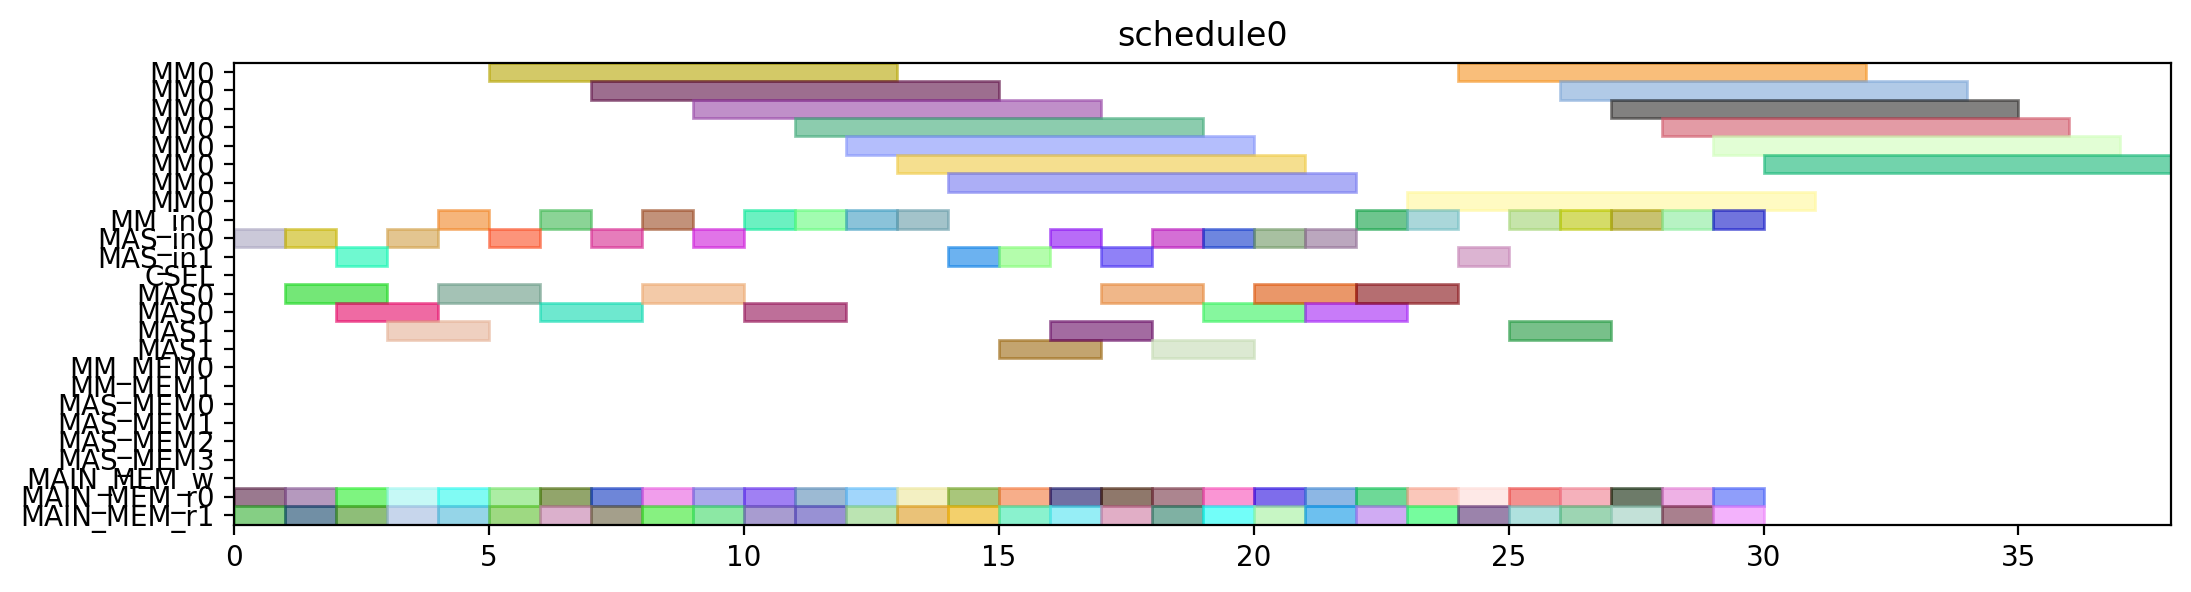

Write Python code to recreate this figure.
from pyschedule import Scenario, solvers, plotters, alt


def solve():
	horizon = 120
	S = Scenario("schedule0", horizon=horizon)

	# resource
	MM = S.Resources('MM', num=1, size=8)
	MM_in = S.Resources('MM_in', num=1)
	MAS_in = S.Resources('MAS_in', num=2)
	CSEL = S.Resource('CSEL')
	MAS = S.Resources('MAS', num=2, size=2, periods=range(1, horizon))
	MM_MEM = S.Resources('MM_MEM', num=2)
	MAS_MEM = S.Resources('MAS_MEM', num=4)
	MAIN_MEM_w = S.Resource('MAIN_MEM_w', size=1)
	MAIN_MEM_r = S.Resources('MAIN_MEM_r', num=2)

	# result of previous scheduling

	# new tasks
	r1_t0 = S.Task('r1_t0', length=8, delay_cost=1)
	r1_t0 += alt(MM)
	r1_t0_in = S.Task('r1_t0_in', length=1, delay_cost=1)
	r1_t0_in += alt(MM_in)
	S += r1_t0_in*MM_in[0]<=r1_t0*MM[0]
	r1_t0_mem0 = S.Task('r1_t0_mem0', length=1, delay_cost=1)
	r1_t0_mem0 += MAIN_MEM_r[0]
	S += r1_t0_mem0 <= r1_t0

	r1_t0_mem1 = S.Task('r1_t0_mem1', length=1, delay_cost=1)
	r1_t0_mem1 += MAIN_MEM_r[1]
	S += r1_t0_mem1 <= r1_t0

	r1_t1 = S.Task('r1_t1', length=8, delay_cost=1)
	r1_t1 += alt(MM)
	r1_t1_in = S.Task('r1_t1_in', length=1, delay_cost=1)
	r1_t1_in += alt(MM_in)
	S += r1_t1_in*MM_in[0]<=r1_t1*MM[0]
	r1_t1_mem0 = S.Task('r1_t1_mem0', length=1, delay_cost=1)
	r1_t1_mem0 += MAIN_MEM_r[0]
	S += r1_t1_mem0 <= r1_t1

	r1_t1_mem1 = S.Task('r1_t1_mem1', length=1, delay_cost=1)
	r1_t1_mem1 += MAIN_MEM_r[1]
	S += r1_t1_mem1 <= r1_t1

	r1_t2 = S.Task('r1_t2', length=2, delay_cost=1)
	r1_t2 += alt(MAS)
	r1_t2_in = S.Task('r1_t2_in', length=1, delay_cost=1)
	r1_t2_in += alt(MAS_in)
	S += r1_t2_in*MAS_in[0]<=r1_t2*MAS[0]

	S += r1_t2_in*MAS_in[1]<=r1_t2*MAS[1]

	r1_t2_mem0 = S.Task('r1_t2_mem0', length=1, delay_cost=1)
	r1_t2_mem0 += MAIN_MEM_r[0]
	S += r1_t2_mem0 <= r1_t2

	r1_t2_mem1 = S.Task('r1_t2_mem1', length=1, delay_cost=1)
	r1_t2_mem1 += MAIN_MEM_r[1]
	S += r1_t2_mem1 <= r1_t2

	r1_t3 = S.Task('r1_t3', length=2, delay_cost=1)
	r1_t3 += alt(MAS)
	r1_t3_in = S.Task('r1_t3_in', length=1, delay_cost=1)
	r1_t3_in += alt(MAS_in)
	S += r1_t3_in*MAS_in[0]<=r1_t3*MAS[0]

	S += r1_t3_in*MAS_in[1]<=r1_t3*MAS[1]

	r1_t3_mem0 = S.Task('r1_t3_mem0', length=1, delay_cost=1)
	r1_t3_mem0 += MAIN_MEM_r[0]
	S += r1_t3_mem0 <= r1_t3

	r1_t3_mem1 = S.Task('r1_t3_mem1', length=1, delay_cost=1)
	r1_t3_mem1 += MAIN_MEM_r[1]
	S += r1_t3_mem1 <= r1_t3

	r3_t0 = S.Task('r3_t0', length=8, delay_cost=1)
	r3_t0 += alt(MM)
	r3_t0_in = S.Task('r3_t0_in', length=1, delay_cost=1)
	r3_t0_in += alt(MM_in)
	S += r3_t0_in*MM_in[0]<=r3_t0*MM[0]
	r3_t0_mem0 = S.Task('r3_t0_mem0', length=1, delay_cost=1)
	r3_t0_mem0 += MAIN_MEM_r[0]
	S += r3_t0_mem0 <= r3_t0

	r3_t0_mem1 = S.Task('r3_t0_mem1', length=1, delay_cost=1)
	r3_t0_mem1 += MAIN_MEM_r[1]
	S += r3_t0_mem1 <= r3_t0

	r3_t1 = S.Task('r3_t1', length=8, delay_cost=1)
	r3_t1 += alt(MM)
	r3_t1_in = S.Task('r3_t1_in', length=1, delay_cost=1)
	r3_t1_in += alt(MM_in)
	S += r3_t1_in*MM_in[0]<=r3_t1*MM[0]
	r3_t1_mem0 = S.Task('r3_t1_mem0', length=1, delay_cost=1)
	r3_t1_mem0 += MAIN_MEM_r[0]
	S += r3_t1_mem0 <= r3_t1

	r3_t1_mem1 = S.Task('r3_t1_mem1', length=1, delay_cost=1)
	r3_t1_mem1 += MAIN_MEM_r[1]
	S += r3_t1_mem1 <= r3_t1

	r3_t2 = S.Task('r3_t2', length=2, delay_cost=1)
	r3_t2 += alt(MAS)
	r3_t2_in = S.Task('r3_t2_in', length=1, delay_cost=1)
	r3_t2_in += alt(MAS_in)
	S += r3_t2_in*MAS_in[0]<=r3_t2*MAS[0]

	S += r3_t2_in*MAS_in[1]<=r3_t2*MAS[1]

	r3_t2_mem0 = S.Task('r3_t2_mem0', length=1, delay_cost=1)
	r3_t2_mem0 += MAIN_MEM_r[0]
	S += r3_t2_mem0 <= r3_t2

	r3_t2_mem1 = S.Task('r3_t2_mem1', length=1, delay_cost=1)
	r3_t2_mem1 += MAIN_MEM_r[1]
	S += r3_t2_mem1 <= r3_t2

	r3_t3 = S.Task('r3_t3', length=2, delay_cost=1)
	r3_t3 += alt(MAS)
	r3_t3_in = S.Task('r3_t3_in', length=1, delay_cost=1)
	r3_t3_in += alt(MAS_in)
	S += r3_t3_in*MAS_in[0]<=r3_t3*MAS[0]

	S += r3_t3_in*MAS_in[1]<=r3_t3*MAS[1]

	r3_t3_mem0 = S.Task('r3_t3_mem0', length=1, delay_cost=1)
	r3_t3_mem0 += MAIN_MEM_r[0]
	S += r3_t3_mem0 <= r3_t3

	r3_t3_mem1 = S.Task('r3_t3_mem1', length=1, delay_cost=1)
	r3_t3_mem1 += MAIN_MEM_r[1]
	S += r3_t3_mem1 <= r3_t3

	r4_t0 = S.Task('r4_t0', length=8, delay_cost=1)
	r4_t0 += alt(MM)
	r4_t0_in = S.Task('r4_t0_in', length=1, delay_cost=1)
	r4_t0_in += alt(MM_in)
	S += r4_t0_in*MM_in[0]<=r4_t0*MM[0]
	r4_t0_mem0 = S.Task('r4_t0_mem0', length=1, delay_cost=1)
	r4_t0_mem0 += MAIN_MEM_r[0]
	S += r4_t0_mem0 <= r4_t0

	r4_t0_mem1 = S.Task('r4_t0_mem1', length=1, delay_cost=1)
	r4_t0_mem1 += MAIN_MEM_r[1]
	S += r4_t0_mem1 <= r4_t0

	r4_t1 = S.Task('r4_t1', length=8, delay_cost=1)
	r4_t1 += alt(MM)
	r4_t1_in = S.Task('r4_t1_in', length=1, delay_cost=1)
	r4_t1_in += alt(MM_in)
	S += r4_t1_in*MM_in[0]<=r4_t1*MM[0]
	r4_t1_mem0 = S.Task('r4_t1_mem0', length=1, delay_cost=1)
	r4_t1_mem0 += MAIN_MEM_r[0]
	S += r4_t1_mem0 <= r4_t1

	r4_t1_mem1 = S.Task('r4_t1_mem1', length=1, delay_cost=1)
	r4_t1_mem1 += MAIN_MEM_r[1]
	S += r4_t1_mem1 <= r4_t1

	r4_t2 = S.Task('r4_t2', length=2, delay_cost=1)
	r4_t2 += alt(MAS)
	r4_t2_in = S.Task('r4_t2_in', length=1, delay_cost=1)
	r4_t2_in += alt(MAS_in)
	S += r4_t2_in*MAS_in[0]<=r4_t2*MAS[0]

	S += r4_t2_in*MAS_in[1]<=r4_t2*MAS[1]

	r4_t2_mem0 = S.Task('r4_t2_mem0', length=1, delay_cost=1)
	r4_t2_mem0 += MAIN_MEM_r[0]
	S += r4_t2_mem0 <= r4_t2

	r4_t2_mem1 = S.Task('r4_t2_mem1', length=1, delay_cost=1)
	r4_t2_mem1 += MAIN_MEM_r[1]
	S += r4_t2_mem1 <= r4_t2

	r4_t3 = S.Task('r4_t3', length=2, delay_cost=1)
	r4_t3 += alt(MAS)
	r4_t3_in = S.Task('r4_t3_in', length=1, delay_cost=1)
	r4_t3_in += alt(MAS_in)
	S += r4_t3_in*MAS_in[0]<=r4_t3*MAS[0]

	S += r4_t3_in*MAS_in[1]<=r4_t3*MAS[1]

	r4_t3_mem0 = S.Task('r4_t3_mem0', length=1, delay_cost=1)
	r4_t3_mem0 += MAIN_MEM_r[0]
	S += r4_t3_mem0 <= r4_t3

	r4_t3_mem1 = S.Task('r4_t3_mem1', length=1, delay_cost=1)
	r4_t3_mem1 += MAIN_MEM_r[1]
	S += r4_t3_mem1 <= r4_t3

	r5_t0 = S.Task('r5_t0', length=8, delay_cost=1)
	r5_t0 += alt(MM)
	r5_t0_in = S.Task('r5_t0_in', length=1, delay_cost=1)
	r5_t0_in += alt(MM_in)
	S += r5_t0_in*MM_in[0]<=r5_t0*MM[0]
	r5_t0_mem0 = S.Task('r5_t0_mem0', length=1, delay_cost=1)
	r5_t0_mem0 += MAIN_MEM_r[0]
	S += r5_t0_mem0 <= r5_t0

	r5_t0_mem1 = S.Task('r5_t0_mem1', length=1, delay_cost=1)
	r5_t0_mem1 += MAIN_MEM_r[1]
	S += r5_t0_mem1 <= r5_t0

	r5_t1 = S.Task('r5_t1', length=8, delay_cost=1)
	r5_t1 += alt(MM)
	r5_t1_in = S.Task('r5_t1_in', length=1, delay_cost=1)
	r5_t1_in += alt(MM_in)
	S += r5_t1_in*MM_in[0]<=r5_t1*MM[0]
	r5_t1_mem0 = S.Task('r5_t1_mem0', length=1, delay_cost=1)
	r5_t1_mem0 += MAIN_MEM_r[0]
	S += r5_t1_mem0 <= r5_t1

	r5_t1_mem1 = S.Task('r5_t1_mem1', length=1, delay_cost=1)
	r5_t1_mem1 += MAIN_MEM_r[1]
	S += r5_t1_mem1 <= r5_t1

	r5_t2 = S.Task('r5_t2', length=2, delay_cost=1)
	r5_t2 += alt(MAS)
	r5_t2_in = S.Task('r5_t2_in', length=1, delay_cost=1)
	r5_t2_in += alt(MAS_in)
	S += r5_t2_in*MAS_in[0]<=r5_t2*MAS[0]

	S += r5_t2_in*MAS_in[1]<=r5_t2*MAS[1]

	r5_t2_mem0 = S.Task('r5_t2_mem0', length=1, delay_cost=1)
	r5_t2_mem0 += MAIN_MEM_r[0]
	S += r5_t2_mem0 <= r5_t2

	r5_t2_mem1 = S.Task('r5_t2_mem1', length=1, delay_cost=1)
	r5_t2_mem1 += MAIN_MEM_r[1]
	S += r5_t2_mem1 <= r5_t2

	r5_t3 = S.Task('r5_t3', length=2, delay_cost=1)
	r5_t3 += alt(MAS)
	r5_t3_in = S.Task('r5_t3_in', length=1, delay_cost=1)
	r5_t3_in += alt(MAS_in)
	S += r5_t3_in*MAS_in[0]<=r5_t3*MAS[0]

	S += r5_t3_in*MAS_in[1]<=r5_t3*MAS[1]

	r5_t3_mem0 = S.Task('r5_t3_mem0', length=1, delay_cost=1)
	r5_t3_mem0 += MAIN_MEM_r[0]
	S += r5_t3_mem0 <= r5_t3

	r5_t3_mem1 = S.Task('r5_t3_mem1', length=1, delay_cost=1)
	r5_t3_mem1 += MAIN_MEM_r[1]
	S += r5_t3_mem1 <= r5_t3

	r6_t0 = S.Task('r6_t0', length=8, delay_cost=1)
	r6_t0 += alt(MM)
	r6_t0_in = S.Task('r6_t0_in', length=1, delay_cost=1)
	r6_t0_in += alt(MM_in)
	S += r6_t0_in*MM_in[0]<=r6_t0*MM[0]
	r6_t0_mem0 = S.Task('r6_t0_mem0', length=1, delay_cost=1)
	r6_t0_mem0 += MAIN_MEM_r[0]
	S += r6_t0_mem0 <= r6_t0

	r6_t0_mem1 = S.Task('r6_t0_mem1', length=1, delay_cost=1)
	r6_t0_mem1 += MAIN_MEM_r[1]
	S += r6_t0_mem1 <= r6_t0

	r6_t1 = S.Task('r6_t1', length=8, delay_cost=1)
	r6_t1 += alt(MM)
	r6_t1_in = S.Task('r6_t1_in', length=1, delay_cost=1)
	r6_t1_in += alt(MM_in)
	S += r6_t1_in*MM_in[0]<=r6_t1*MM[0]
	r6_t1_mem0 = S.Task('r6_t1_mem0', length=1, delay_cost=1)
	r6_t1_mem0 += MAIN_MEM_r[0]
	S += r6_t1_mem0 <= r6_t1

	r6_t1_mem1 = S.Task('r6_t1_mem1', length=1, delay_cost=1)
	r6_t1_mem1 += MAIN_MEM_r[1]
	S += r6_t1_mem1 <= r6_t1

	r6_t2 = S.Task('r6_t2', length=2, delay_cost=1)
	r6_t2 += alt(MAS)
	r6_t2_in = S.Task('r6_t2_in', length=1, delay_cost=1)
	r6_t2_in += alt(MAS_in)
	S += r6_t2_in*MAS_in[0]<=r6_t2*MAS[0]

	S += r6_t2_in*MAS_in[1]<=r6_t2*MAS[1]

	r6_t2_mem0 = S.Task('r6_t2_mem0', length=1, delay_cost=1)
	r6_t2_mem0 += MAIN_MEM_r[0]
	S += r6_t2_mem0 <= r6_t2

	r6_t2_mem1 = S.Task('r6_t2_mem1', length=1, delay_cost=1)
	r6_t2_mem1 += MAIN_MEM_r[1]
	S += r6_t2_mem1 <= r6_t2

	r6_t3 = S.Task('r6_t3', length=2, delay_cost=1)
	r6_t3 += alt(MAS)
	r6_t3_in = S.Task('r6_t3_in', length=1, delay_cost=1)
	r6_t3_in += alt(MAS_in)
	S += r6_t3_in*MAS_in[0]<=r6_t3*MAS[0]

	S += r6_t3_in*MAS_in[1]<=r6_t3*MAS[1]

	r6_t3_mem0 = S.Task('r6_t3_mem0', length=1, delay_cost=1)
	r6_t3_mem0 += MAIN_MEM_r[0]
	S += r6_t3_mem0 <= r6_t3

	r6_t3_mem1 = S.Task('r6_t3_mem1', length=1, delay_cost=1)
	r6_t3_mem1 += MAIN_MEM_r[1]
	S += r6_t3_mem1 <= r6_t3

	r9_t2 = S.Task('r9_t2', length=2, delay_cost=1)
	r9_t2 += alt(MAS)
	r9_t2_in = S.Task('r9_t2_in', length=1, delay_cost=1)
	r9_t2_in += alt(MAS_in)
	S += r9_t2_in*MAS_in[0]<=r9_t2*MAS[0]

	S += r9_t2_in*MAS_in[1]<=r9_t2*MAS[1]

	r9_t2_mem0 = S.Task('r9_t2_mem0', length=1, delay_cost=1)
	r9_t2_mem0 += MAIN_MEM_r[0]
	S += r9_t2_mem0 <= r9_t2

	r9_t2_mem1 = S.Task('r9_t2_mem1', length=1, delay_cost=1)
	r9_t2_mem1 += MAIN_MEM_r[1]
	S += r9_t2_mem1 <= r9_t2

	r12_t0 = S.Task('r12_t0', length=8, delay_cost=1)
	r12_t0 += alt(MM)
	r12_t0_in = S.Task('r12_t0_in', length=1, delay_cost=1)
	r12_t0_in += alt(MM_in)
	S += r12_t0_in*MM_in[0]<=r12_t0*MM[0]
	r12_t0_mem0 = S.Task('r12_t0_mem0', length=1, delay_cost=1)
	r12_t0_mem0 += MAIN_MEM_r[0]
	S += r12_t0_mem0 <= r12_t0

	r12_t0_mem1 = S.Task('r12_t0_mem1', length=1, delay_cost=1)
	r12_t0_mem1 += MAIN_MEM_r[1]
	S += r12_t0_mem1 <= r12_t0

	r12_t1 = S.Task('r12_t1', length=8, delay_cost=1)
	r12_t1 += alt(MM)
	r12_t1_in = S.Task('r12_t1_in', length=1, delay_cost=1)
	r12_t1_in += alt(MM_in)
	S += r12_t1_in*MM_in[0]<=r12_t1*MM[0]
	r12_t1_mem0 = S.Task('r12_t1_mem0', length=1, delay_cost=1)
	r12_t1_mem0 += MAIN_MEM_r[0]
	S += r12_t1_mem0 <= r12_t1

	r12_t1_mem1 = S.Task('r12_t1_mem1', length=1, delay_cost=1)
	r12_t1_mem1 += MAIN_MEM_r[1]
	S += r12_t1_mem1 <= r12_t1

	r12_t2 = S.Task('r12_t2', length=2, delay_cost=1)
	r12_t2 += alt(MAS)
	r12_t2_in = S.Task('r12_t2_in', length=1, delay_cost=1)
	r12_t2_in += alt(MAS_in)
	S += r12_t2_in*MAS_in[0]<=r12_t2*MAS[0]

	S += r12_t2_in*MAS_in[1]<=r12_t2*MAS[1]

	r12_t2_mem0 = S.Task('r12_t2_mem0', length=1, delay_cost=1)
	r12_t2_mem0 += MAIN_MEM_r[0]
	S += r12_t2_mem0 <= r12_t2

	r12_t2_mem1 = S.Task('r12_t2_mem1', length=1, delay_cost=1)
	r12_t2_mem1 += MAIN_MEM_r[1]
	S += r12_t2_mem1 <= r12_t2

	r12_t3 = S.Task('r12_t3', length=2, delay_cost=1)
	r12_t3 += alt(MAS)
	r12_t3_in = S.Task('r12_t3_in', length=1, delay_cost=1)
	r12_t3_in += alt(MAS_in)
	S += r12_t3_in*MAS_in[0]<=r12_t3*MAS[0]

	S += r12_t3_in*MAS_in[1]<=r12_t3*MAS[1]

	r12_t3_mem0 = S.Task('r12_t3_mem0', length=1, delay_cost=1)
	r12_t3_mem0 += MAIN_MEM_r[0]
	S += r12_t3_mem0 <= r12_t3

	r12_t3_mem1 = S.Task('r12_t3_mem1', length=1, delay_cost=1)
	r12_t3_mem1 += MAIN_MEM_r[1]
	S += r12_t3_mem1 <= r12_t3

	r13_t0 = S.Task('r13_t0', length=8, delay_cost=1)
	r13_t0 += alt(MM)
	r13_t0_in = S.Task('r13_t0_in', length=1, delay_cost=1)
	r13_t0_in += alt(MM_in)
	S += r13_t0_in*MM_in[0]<=r13_t0*MM[0]
	r13_t0_mem0 = S.Task('r13_t0_mem0', length=1, delay_cost=1)
	r13_t0_mem0 += MAIN_MEM_r[0]
	S += r13_t0_mem0 <= r13_t0

	r13_t0_mem1 = S.Task('r13_t0_mem1', length=1, delay_cost=1)
	r13_t0_mem1 += MAIN_MEM_r[1]
	S += r13_t0_mem1 <= r13_t0

	r13_t1 = S.Task('r13_t1', length=8, delay_cost=1)
	r13_t1 += alt(MM)
	r13_t1_in = S.Task('r13_t1_in', length=1, delay_cost=1)
	r13_t1_in += alt(MM_in)
	S += r13_t1_in*MM_in[0]<=r13_t1*MM[0]
	r13_t1_mem0 = S.Task('r13_t1_mem0', length=1, delay_cost=1)
	r13_t1_mem0 += MAIN_MEM_r[0]
	S += r13_t1_mem0 <= r13_t1

	r13_t1_mem1 = S.Task('r13_t1_mem1', length=1, delay_cost=1)
	r13_t1_mem1 += MAIN_MEM_r[1]
	S += r13_t1_mem1 <= r13_t1

	r13_t2 = S.Task('r13_t2', length=2, delay_cost=1)
	r13_t2 += alt(MAS)
	r13_t2_in = S.Task('r13_t2_in', length=1, delay_cost=1)
	r13_t2_in += alt(MAS_in)
	S += r13_t2_in*MAS_in[0]<=r13_t2*MAS[0]

	S += r13_t2_in*MAS_in[1]<=r13_t2*MAS[1]

	r13_t2_mem0 = S.Task('r13_t2_mem0', length=1, delay_cost=1)
	r13_t2_mem0 += MAIN_MEM_r[0]
	S += r13_t2_mem0 <= r13_t2

	r13_t2_mem1 = S.Task('r13_t2_mem1', length=1, delay_cost=1)
	r13_t2_mem1 += MAIN_MEM_r[1]
	S += r13_t2_mem1 <= r13_t2

	r13_t3 = S.Task('r13_t3', length=2, delay_cost=1)
	r13_t3 += alt(MAS)
	r13_t3_in = S.Task('r13_t3_in', length=1, delay_cost=1)
	r13_t3_in += alt(MAS_in)
	S += r13_t3_in*MAS_in[0]<=r13_t3*MAS[0]

	S += r13_t3_in*MAS_in[1]<=r13_t3*MAS[1]

	r13_t3_mem0 = S.Task('r13_t3_mem0', length=1, delay_cost=1)
	r13_t3_mem0 += MAIN_MEM_r[0]
	S += r13_t3_mem0 <= r13_t3

	r13_t3_mem1 = S.Task('r13_t3_mem1', length=1, delay_cost=1)
	r13_t3_mem1 += MAIN_MEM_r[1]
	S += r13_t3_mem1 <= r13_t3

	r16_t3 = S.Task('r16_t3', length=2, delay_cost=1)
	r16_t3 += alt(MAS)
	r16_t3_in = S.Task('r16_t3_in', length=1, delay_cost=1)
	r16_t3_in += alt(MAS_in)
	S += r16_t3_in*MAS_in[0]<=r16_t3*MAS[0]

	S += r16_t3_in*MAS_in[1]<=r16_t3*MAS[1]

	r16_t3_mem0 = S.Task('r16_t3_mem0', length=1, delay_cost=1)
	r16_t3_mem0 += MAIN_MEM_r[0]
	S += r16_t3_mem0 <= r16_t3

	r16_t3_mem1 = S.Task('r16_t3_mem1', length=1, delay_cost=1)
	r16_t3_mem1 += MAIN_MEM_r[1]
	S += r16_t3_mem1 <= r16_t3

	solvers.mip.solve(S,msg=1,kind='CPLEX',ratio_gap=1.01)

	solution = [['hoge']*len(S.solution()[1]) for i in range(len(S.solution()))]
	for i in range(len(S.solution())):
		for j in range(len(S.solution()[i])):
			solution[i][j]=str(S.solution()[i][j])
	print(solution)

	cycles = int(solution[-1][3])

	pic_file_name = "/mnt/rose/usr1/fukuda/ABE/multiRAM_multiMAS_16mux/scheduling_result/stage8MM1_stage2MAS2/EP2_YRECOVER/schedule0.png"
	if(S.solution() != []):
		plotters.matplotlib.plot(S,img_filename=pic_file_name, show_task_labels=False, fig_size=(cycles*0.25+3, 3))

	return solution
